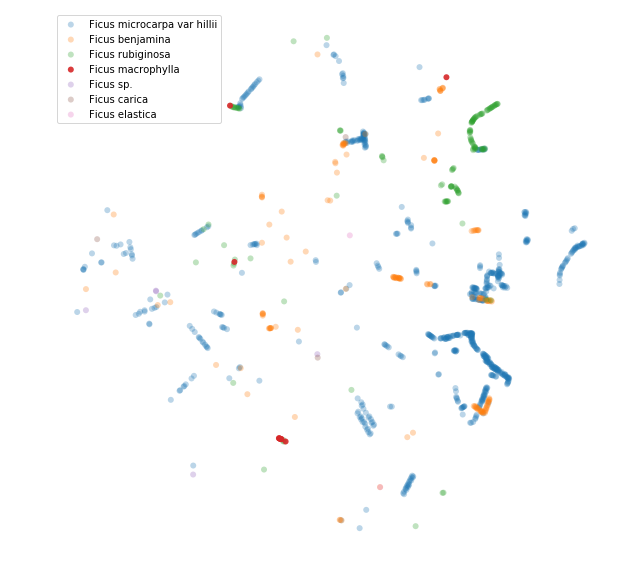

This chart was generated by the following Python code:
#%%
"""
Plot trees in sydney on a map
Data from here: https://www.righttoknow.org.au/request/tree_data#incoming-6569
"""
#%%
from datetime import datetime
from matplotlib import font_manager as fm, rcParams
from pandas.api.types import CategoricalDtype
from random import shuffle
from shapely.geometry import Point
import geopandas
import matplotlib as mpl
import matplotlib.colors as mcolors
import matplotlib.dates as mdates
import matplotlib.lines as mlines
import matplotlib.patches as mpatches
import matplotlib.pyplot as plt
import os
import pandas as pd
import re
import requests
import shapely
import time

#%%
res_multiplier = 1
cm_to_inch = 2.54
plt.rcParams["figure.figsize"] = [
    (39 / cm_to_inch) * res_multiplier,
    (49 / cm_to_inch) * res_multiplier,
]

#%% This shows that we're realing with coords and a species.
# There isn't a tree ID or any other tree metadata, but that might be a feature
# of the wording of the FOI request that produced the data.
# There's a LOT of trees!.
df = pd.read_excel(os.path.join("in","Street tree data.xlsx"))
df.feat_cent_east = df.feat_cent_east.astype(float)
df.feat_cent_north = df.feat_cent_north.astype(float)
print(df.columns)
print(df.shape)
df.sample(5)
#%%
print(f"There are {len(df.species.unique())} species of tree covered by this data")
top = 30
df.species.value_counts()[:top].plot(rot=90, kind="bar")
plt.title(f"Top {top} most common trees in Sydney")
plt.savefig(f"Top {top} most common trees in Sydney", bbox_inches="tight")
#%%
loners = df.species.value_counts()[df.species.value_counts() == 1]
print(len(loners), ", ".join(loners.index))

#%% These numbers are in northings and eastings,
# They need to be converted to lat long before any of the normal ways of dealing
# with these things become easy. As they're in Sydney, they are covered by MGA56:
#     GDA94 / MGA zone 56
#     EPSG::28356
#     ProjectedCRS
#     Valid
#     Australia - onshore and offshore between 150°E and 156°E.
# Nice lat/long uses WGS84, aka epsg 4326.
# If you want to look this stuff up, this site is useful, if a bit clunky:
# http://www.epsg-registry.org/
# If we plot that onto a simple scatter, we see some pretty crazy outliers.
def make_pt(row):
    p = Point(row.feat_cent_east, row.feat_cent_north)
    return p


def load_ryde_data():
    gdf = geopandas.read_file(os.path.join("in", "ryde", "public-trees-2013.shp"))
    geometry = gdf.geometry
    geometry.crs = {"init": "epsg:28356", "no_defs": True}
    geometry = geometry.to_crs(epsg=4326)
    gdf["geometry"] = geometry
    gdf["species"] = gdf.apply(lambda x: "unknown")
    # gdf.plot(column="Height", legend=True, markersize=2)
    return gdf


world = geopandas.read_file(geopandas.datasets.get_path("naturalearth_lowres"))
aus = world[world.name == "Australia"].plot()

geometry = geopandas.GeoSeries(df.apply(make_pt, axis=1))
geometry.crs = {"init": "epsg:28356", "no_defs": True}
geometry = geometry.to_crs(epsg=4326)
gdf = geopandas.GeoDataFrame(df)
gdf["geometry"] = geometry
gdf = gdf.append(load_ryde_data())
gdf.plot(ax=aus, c="r")

#%% Let's work out where we are in the world.
# This data is supposed to cover Sydney, so if we make a radius around the
# centroid of the 2000 postcode we should be in the right ballpark.
aus_poas = geopandas.read_file("geopandas-blog/aus_poas.shp")
syd2000 = aus_poas.query("code == 2000")
middle = syd2000.centroid.iloc[0]
syd2000.plot()

#%% This histogram shows that almost all of the points are very close, with only
# a tiny number of rogues off in the middle of nowhere.
gdf["distance_from_middle"] = gdf.geometry.distance(middle)
print(gdf.distance_from_middle.max())
gdf.distance_from_middle.hist(bins=30)
#%% if we look at the outliers we'll see that 2 of them just have zeroes, and
# one has probably been typed in missing some numbers, probably should be
# 11333093.0, not 333093.0
gdf[gdf.distance_from_middle > 0.3]
#%% But, as it's only a few trees, and we don't have tree IDs to be able to go
# back and find out what it's supposed to be, let's just can them.
cropped_gdf = gdf[gdf.distance_from_middle < 1]

#%% If we plot that onto a filtered set of suburbs:
aus_poas["distance_from_middle"] = aus_poas.geometry.distance(middle)
syd = aus_poas[aus_poas.distance_from_middle < 0.18]
syd_map = syd.plot(color="ghostwhite", edgecolor="black")
cropped_gdf.plot(ax=syd_map, color="r", marker=".", alpha=0.1)
plt.savefig("all_trees", bbox_inches="tight")


#%%
gdf.species = [x if type(x) is str else "unknown" for x in gdf.species]
#%% that's a lot of trees!
# What about just figs?
figs = {
    "Ficus microcarpa var hillii": {"colour": "C0", "marker": "+", "alpha": 0.3},
    "Ficus benjamina": {"colour": "C1", "marker": ".", "alpha": 0.3},
    "Ficus rubiginosa": {"colour": "C2", "marker": "1", "alpha": 0.3},
    "Ficus macrophylla": {"colour": "C3", "marker": "*", "alpha": 0.9},
    "Ficus sp.": {"colour": "C4", "marker": "p", "alpha": 0.3},
    "Ficus carica": {"colour": "C5", "marker": "o", "alpha": 0.3},
    "Ficus elastica": {"colour": "C6", "marker": "s", "alpha": 0.3},
}

fig_df = gdf[["Ficus" in x for x in gdf.species]]
fig_df["colour"] = fig_df.apply(lambda row: figs[row.species]["colour"], axis=1)
fig_df["alpha"] = fig_df.apply(lambda row: figs[row.species]["alpha"], axis=1)
fig_df["marker"] = fig_df.apply(lambda row: figs[row.species]["marker"], axis=1)
print(f"There are {fig_df.shape[0]} figs in this area.")
fig_df.head()

#%%
syd_map = syd.plot(color="ghostwhite", edgecolor="black")
fig_df.plot(ax=syd_map, color=fig_df.colour, marker=".", alpha=0.6)
# list(gdf.marker), alpha=list(gdf.alpha)) # it hates me :(
plt.legend(
    handles=[mpatches.Patch(color=figs[f]["colour"], label=f) for f in figs.keys()],
    loc="upper left",
)
plt.title("Figs in Sydney (as of October 17, 2016)")
plt.savefig("fig_tree_map", bbox_inches="tight")

#%%
tree_common_names = {
    "Lophostemon confertus": [
        "vinegartree",
        "Brisbane boxtree",
        "Brisbane-box",
        "Queensland-box",
        "vinegar-tree",
        "brushbox",
        "red-box",
        "vinegartree",
        "Brisbane boxtree",
        "Brisbane-box",
        "Queensland-box",
        "vinegar-tree",
        "brushbox",
        "red-box",
    ],
    "Platanus acerifolia": ["London planetree", "London planetree"],
    "Melaleuca quinquenervia": [
        "Japanese paper wasp",
        "Mao-Holzrose",
        "aceite de cayeput",
        "ahambo",
        "balsamo de cayeput",
        "belbowrie",
        "bottle brush tree",
        "broad-leaved paperbark tree",
        "broadleaf paperbark tree",
        "broadleaf teatree",
        "cajeput",
        "capeputi",
        "corcho",
        "five-veined paperbark tree",
        "itahou",
        "kayu putih",
        "kinindrano",
        "melaleuca",
        "niaouli",
        "niaouli",
        "numbah",
        "oli",
        "paper bark tree",
        "paperbark teatree",
        "punk tree",
        "white bottlebrush tree",
        "bottle brush tree",
        "cajeput tree",
        "melaleuca",
        "niaouli",
        "paperbark",
        "punktree",
    ],
    "Tristaniopsis laurina": [
        "water-gum",
        "kanuka",
        "water-gum",
        "water-gum",
        "water-gum",
        "kanuka",
    ],
    "Robinia pseudoacacia Frisia": ["Golden Robinia"],
    "Jacaranda mimosifolia": ["Black poui", "Flamboyán azul", "Jacaranda"],
    "Corymbia maculata": ["spotted gum", "spotted gum"],
    "Cupaniopsis anacardioides": [
        "carrot weed",
        "carrotwood",
        "tuckeroo",
        "carrotwood",
        "cashew-leaf cupania",
        "beach-tamarind",
        "green-leaf-tamarind",
        "Carrotwood",
        "carrot weed",
        "carrotwood",
        "tuckeroo",
        "carrot weed",
        "carrotwood",
        "carrotwood",
        "cashew-leaf cupania",
        "beach-tamarind",
        "green-leaf-tamarind",
        "tuckeroo",
        "carrot weed",
        "carrotwood",
        "Carrotwood",
    ],
    "Elaeocarpus reticulatus": [
        "blue oliveberry",
        "fringetree",
        "lily-of-the-valley-tree",
        "scrub-ash",
        "ash quandong",
        "fairy petticoats",
        "blueberry-ash",
        "blue oliveberry",
        "fringetree",
        "lily-of-the-valley-tree",
        "scrub-ash",
        "ash quandong",
        "fairy petticoats",
        "blueberry-ash",
    ],
    "Callistemon viminalis": [
        "weeping bottlebrush",
        "drooping bottlebrush",
        "red bottlebrush",
        "creek bottlebrush",
        "weeping bottlebrush",
        "Limpiatubos lloron",
        "Rutenförmiger Zylinderputzer",
        "Limpiatubos lloron",
        "Rutenförmiger Zylinderputzer",
    ],
    "Ficus microcarpa var hillii": ["Hill's Weeping Fig"],
    "Pistacia chinensis": [
        "Chinese pistache",
        "Chinese pistache",
        "Chinese pistachio",
        "agiao",
        "huang lian mu",
        "Chinese pistache",
        "Chinese pistachio",
        "sanguido",
        "Chinese pistache",
        "Chinese pistachio",
        "Chinese pistache",
        "Chinese pistache",
    ],
    "Fraxinus griffithii": [
        "Formosan ash",
        "Griffith's ash",
        "Philippine ash",
        ";",
        "Formosan ash",
        "guang la shu",
        "Griffith's ash",
        "Philippine ash",
        ";",
    ],
    "Sapium sebiferum": [
        "Chinese tallow tree",
        "Florida aspen",
        "chicken tree",
        "popcorn tree",
        "tallowtree",
        "vegetable tallow",
        "white wax berry",
        "Chinese tallow tree",
        "Florida aspen",
        "chicken tree",
        "popcorn tree",
        "tallowtree",
        "vegetable tallow",
        "white wax berry",
    ],
    "Liquidambar styraciflua": [
        "Sweetgum",
        "sweetgum",
        "Sweetgum",
        "sweetgum",
        "American sweet gum",
        "sweet gum",
        "alligator-wood",
        "satin-walnut",
        "American-storax",
        "red-gum",
        "sweet-gum",
    ],
    "Lagerstroemia indica": ["Crepe-myrtle"],
    "Eucalyptus microcorys": [
        "Australian tallowwood",
        "tallowwood",
        "Australian tallowwood",
        "tallowwood",
        "tallowwood",
        "eucalipto",
    ],
    "Flindersia australis": [
        "Australian-teak",
        "crow's-ash",
        "Australian-teak",
        "crow's-ash",
    ],
    "Celtis australis": [
        "European hackberry",
        "European nettletree",
        "Mediterranean hackberry",
        "honey-berry",
    ],
    "Populus simonii": [
        "Simon poplar",
        "Simon poplar",
        "Chinese cottonwood",
        "Simon poplar",
        "Simon poplar",
    ],
    "Koelreuteria paniculata": [
        "goldenrain-tree",
        "varnishtree",
        "pride-of-India",
        "Blasenesche",
        "Goldenrain tree",
    ],
    "Fraxinus pennsylvanica": [
        "green ash",
        "Green ash, Red ash",
        "green ash",
        "green ash",
        "red ash",
        "downy ash",
        "green ash",
        "downy ash",
        "green ash",
        "northern red ash",
        "red ash",
    ],
    "Angophora costata": ["smooth-bark-apple", "smooth-bark-apple"],
    "Platanus orientalis Digitata": ["Cut-leaf Plane", "Cyprian Plane"],
    "Eucalyptus sideroxylon": [
        "red ironbark",
        "red ironbark eucalyptus",
        "mugga ironbark",
        "red ironbark",
        "mugga ironbark",
        "three-fruit red ironbark",
        "black ironbark",
        "Red ironbark",
        "Red ironbark",
        "red ironbark",
    ],
    "Ulmus parvifolia": [
        "Chinese elm",
        "lacebark",
        "lacebark elm",
        "Chinese elm, Lacebark elm",
        "Chinese elm",
        ";",
        "Chinese elm",
        "lacebark elm",
        "Chinese elm",
        "lacebark",
        "leatherleaf elm",
        "Chinese elm",
        "chamneureupnamu",
        "lang yu",
        "aki-nire",
        "lacebark",
        "lacebark elm",
        "Chinese elm",
        "lacebark elm",
        ";",
        "Chinese elm",
        "Chinese elm",
        "lacebark elm",
    ],
    "Livistona australis": [
        "Australian cabbage palm",
        "Australian fan palm",
        "Gippsland palm",
        "cabbage fan palm",
        "cabbage palm",
        "cabbage-tree palm",
        "cabbagetree",
        "Australian cabbage palm",
        "Australian fan palm",
        "Gippsland palm",
        "cabbage fan palm",
        "cabbage palm",
        "cabbage-tree palm",
        "cabbagetree",
    ],
    "Corymbia citriodora": ["lemonscented gum"],
    "Magnolia grandiflora": [
        "bull-bay",
        "laurier tulipier",
        "southern magnolia",
        "southern magnolia",
        "taisan-boku",
        "bull bay",
        "southern magnolia",
        "bull bay",
        "southern magnolia",
    ],
    "Populus nigra Italica": ["Lombardy poplar", "Lombardy Poplar", "Pyramidenpappel"],
    "Eucalyptus sp.": [],
    "Eucalyptus botryoides": [
        "southern mahogany",
        "Gippsland-mahogany",
        "southern-mahogany",
        "bangalay",
        "southern mahogany",
        "Gippsland-mahogany",
        "southern-mahogany",
        "bangalay",
        "pu tao an",
    ],
    "Fraxinus oxycarpa Raywoodii": ["Claret Ash"],
    "Ficus benjamina": ["weeping fig", "benjamin fig", "ficus tree"],
    "Eucalyptus scoparia": [
        "wallangarra white gum",
        "Wallangarra white gum",
        "willow gum",
        "Wallangarra white gum",
        "willow gum",
    ],
    "Liriodendron tulipifera": [
        "tulip tree",
        "American tulip tree",
        "tulipwood",
        "tuliptree",
        "tulip poplar",
        "whitewood",
        "fiddletree",
        "yellow-poplar",
    ],
    "Ficus rubiginosa": [
        "Port Jackson fig",
        "little leaf fig",
        "rusty fig",
        "rusty-leaved fig",
        "Higuera mohosa",
        "Port Jackson fig",
        "Rostrote Feige",
        "Higuera mohosa",
        "Port Jackson fig",
        "Rostrote Feige",
        "Port Jackson fig",
        "little leaf fig",
        "rusty fig",
        "rusty-leaved fig",
        "Port Jackson fig",
        "Port Jackson fig",
        "littleleaf fig",
        "Illawarra fig",
        "rusty fig",
        "Port Jackson fig",
        "larger small-leaf fig",
        "small-leaf fig",
        "littleleaf fig",
        "Illawarra fig",
        "rusty fig",
        "Port Jackson fig",
        "larger small-leaf fig",
        "small-leaf fig",
        "littleleaf fig",
    ],
    "Olea europaea subsp europaea": [
        "European olive",
        "European olive",
        "olive",
        "mu xi lian",
        "olive",
    ],
    "Celtis occidentalis": ["common hackberry", "hackberry", "western hackberry"],
    "Platanus orientalis": [
        "Oriental Plane",
        "Orientalische Platane",
        "Oriental planetree",
        "Oriental plane",
        "Oriental planetree",
        "chenar",
        "san qiu xuan ling mu",
        "Oriental plane",
        "Oriental planetree",
        "chenar",
        "Oriental planetree",
    ],
    "Waterhousea floribunda": [
        "weeping lilly pilly",
        "weeping myrtle",
        "weeping lilly pilly",
        "weeping myrtle",
    ],
    "Callistemon salignus": [
        "stonewood",
        "white bottlebrush",
        "willow bottlebrush",
        "white bottlebrush",
        "willow bottlebrush",
        "stonewood",
        "pink-tip bottlebrush",
        "pink-tips",
    ],
    "Brachychiton acerifolius": [
        "flame bottletree",
        "Illawara flametree",
        "flame bottletree",
        "flame kurrajong",
        "lace-bark tree",
        "Australian flametree",
        "Illawarra flametree",
        "flame bottletree",
        "flame kurrajong",
        "flametree",
        "white crowsfoot",
        "lacebarktree",
        "flame bottletree",
        "Australian flametree",
        "Illawarra flametree",
        "flame bottletree",
        "flame kurrajong",
        "flametree",
        "white crowsfoot",
        "lacebarktree",
    ],
    "Syzygium paniculatum": [
        "magenta lilly-pilly",
        "brush cherry",
        "Australian brush-cherry",
        "magenta lilly-pilly",
        "brush cherry",
    ],
    "Harpephyllum caffrum": [
        "Kaffir Plum",
        "Wild Plum",
        "Kaffir Plum",
        "Wild Plum",
        "Kaffir-date",
        "Kaffir-plum",
        "Kaffir-date",
        "Kaffir-plum",
    ],
    "Casuarina cunninghamiana": [
        "Cunningham's beefwood",
        "river she-oak",
        "beefwood",
        "pinheiro-australiano",
        "river she-oak",
        "river-oak",
        "casuarina",
        "creek-oak",
        "fire-oak",
        "Cunningham's beefwood",
        "river she-oak",
    ],
    "Melaleuca styphelioides": [
        "prickly-leaf teatree",
        "prickly-leaf teatree",
        "prickly paperbark",
        "prickly-leaf paperbark",
        "prickly-leaf teatree",
        "prickly paperbark",
        "prickly-leaf paperbark",
        "prickly-leaf teatree",
    ],
    "Populus deltoides": ["Eastern cottonwood"],
    "Banksia integrifolia": [
        "coast banksia",
        "white-honeysuckle",
        "coast banksia",
        "white-honeysuckle",
        "white banksia",
        "white bottlebrush",
        "white-honeysuckle",
        "honeysuckle-oak",
        "coast banksia",
        "white banksia",
        "white bottlebrush",
        "white-honeysuckle",
        "honeysuckle-oak",
        "coast banksia",
    ],
    "Casuarina glauca": [
        "Brazilian beefwood",
        "gray she-oak",
        "longleaf ironwood",
        "saltmarsh ironwood",
        "scaly-bark beefwood",
        "suckering Australian-pine",
        "swamp oak",
        "swamp she-oak",
        "swamp oak",
        "Brazilian-oak",
        "longleaf ironwood",
        "marsh she-oak",
        "scaly-bark beefwood",
        "swamp she-oak",
        "swamp-oak",
        "saltmarsh ironwood",
        "grey bull-oak",
        "grey she-oak",
        "Gray sheoak",
    ],
    "Hymenosporum flavum": ["Queensland frangipani", "Queensland frangipani"],
    "Corymbia eximia": [
        "yellow bloodwood",
        "yellow bloodwood",
        "yellow bloodwood",
        "yellow bloodwood",
        "yellow bloodwood",
    ],
    "Stenocarpus sinuatus": [
        "Queensland fire-wheel-tree",
        "tulip-flower",
        "tuliptree",
        "wheel-of-fire",
        "wheel-of-fire-tree",
        "wheeltree",
        "white beefwood",
        "white silky-oak",
        "fire-wheel-tree",
        "firetree",
        "white-oak",
        "firewheeltree",
        "firewheeltree",
        "Queensland fire-wheel-tree",
        "tulip-flower",
        "tuliptree",
        "wheel-of-fire",
        "wheel-of-fire-tree",
        "wheeltree",
        "white beefwood",
        "white silky-oak",
        "yiel-yiel",
        "fire-wheel-tree",
        "firetree",
        "white-oak",
    ],
    "Glochidion ferdinandii": ["cheese tree"],
    "Acacia binervia": ["coast myall", "coast myall"],
    "Agonis flexuosa": [
        "willow myrtle",
        "willow-peppermint",
        "Western Australian myrtle",
        "Western Australian peppermint",
        "Western Australian willow myrtle",
        "willow myrtle",
        "willow-peppermint",
        "Western Australian myrtle",
        "Western Australian peppermint",
        "Western Australian willow myrtle",
    ],
    "Waterhousea flori. 'Green Ave'": [],
    "Syzygium luehmannii": [
        "riberry",
        "small leaved lilly pilly",
        "cherry satinash",
        "cherry alder",
        "clove lilli pilli",
    ],
    "Backhousia citriodora": [
        "Australian lemon myrtle",
        "lemon ironwood",
        "lemon-scent backhousia",
        "lemon-scent myrtle",
        "lemon-scent verbena",
        "sweet verbena myrtle",
        "sweet verbena-tree",
        "Australian lemon myrtle",
        "lemon ironwood",
        "lemon-scent backhousia",
        "lemon-scent myrtle",
        "lemon-scent verbena",
        "sweet verbena myrtle",
        "sweet verbena-tree",
    ],
    "Gleditsia trican Sunburst": [],
    "Eucalyptus saligna": [
        "Sydney bluegum",
        "blue gum",
        "Sydney blue gum",
        "liu ye an",
        "blue gum",
        "Sydney blue gum",
        "Sydney bluegum",
    ],
    "Castanospermum australe": [
        "Australian Chestnut",
        "Black Bean",
        "Moreton Bay Chestnut",
        "Australian chestnut",
        "Moreton Bay chestnut",
        "Australian Chestnut",
        "Black Bean",
        "Moreton Bay Chestnut",
        "Australian-chestnut",
        "Moreton Bay-bean",
        "Moreton Bay-chestnut",
        "beantree",
        "black-bean",
        "Australian-chestnut",
        "Moreton Bay-bean",
        "Moreton Bay-chestnut",
        "beantree",
        "black-bean",
    ],
    "Pittosporum rhombifolium": [
        "Queensland pittosporum",
        "white-holly",
        "diamond pittosporum",
        "diamond-leaf pittosporum",
        "diamond-leaf-laurel",
        "small-fruit pittosporum",
        "hollywood",
        "Queensland pittosporum",
        "white-holly",
        "diamond pittosporum",
        "diamond-leaf pittosporum",
        "diamond-leaf-laurel",
        "small-fruit pittosporum",
        "hollywood",
    ],
    "Pyrus calleryana": [
        "Callery pear",
        "dou li",
        "mame-nashi",
        "callery pear",
        "Bradford pear",
        "Callery pear",
        "Callery pear",
        "Callery pear",
        "dou li",
        "mame-nashi",
        "Callery pear",
        "Bradford pear",
        "callery pear",
        "dou li",
        "callery pear",
        "mame-nashi",
        "dou li",
        "Bradford pear",
        "Callery pear",
    ],
    "Schinus molle": [
        "California peppertree",
        "Peruvian peppertree",
        "Peruvian-mastictree",
        "peppertree",
    ],
    "Acer negundo": [
        "Ashleaf Maple",
        "ash-leaved maple, box-elder",
        "Box-elder, Ash-leaved maple",
        "ashleaf maple",
        "California boxelder",
        "Manitoba maple",
        "ash-leaf maple",
        "box elder",
        "boxelder",
        "boxelder maple",
        "three-leaf maple",
        "western boxelder",
        "box elder",
        "fu ye feng",
        "klen âsenelistnyj",
        "ash-leaf maple",
        "box-elder",
        "tonerikoba-no-kaede",
        "three-leaf maple",
        "negundodanpung",
        "California box-elder",
        "Manitoba maple",
        "ash-leaved maple",
        "box-elder",
        "box-elder maple",
        "three-leaved maple",
        "western box-elder",
        "ash-leaved maple, box-elder",
    ],
    "Robinia pseudoacacia": [
        "Black locust",
        "False acacia",
        "False-acacia",
        "Post locust",
        "acacia blanc",
        "black locust",
        "false acacia",
        "robinia akacjowa",
        "robinier",
        "robinier faux acacia",
        "robinier faux-acacia",
        "yellow locust",
    ],
    "Acer Buergeranum": [],
    "Acmena smithii": [],
    "Melaleuca armillaris": [
        "bracelet honey myrtle",
        "giant honey myrtle",
        "Dropping Melaleuca",
        "Prickly-leaved tea-tree",
        "Dropping Melaleuca",
        "Prickly-leaved tea-tree",
    ],
    "Washingtonia robusta": ["Mexican fan palm", "Washington fan palm"],
    "Callistemon citrinus": [
        "crimson bottlebrush",
        "Crimson bottlebrush",
        "Crimson bottlebrush",
        "calistemone",
        "crimson bottlebrush",
        "escova-de-garrafa",
    ],
    "Podocarpus elatus": [
        "Brown pine",
        "Illawarra plum",
        "Plum pine",
        "Yellow pine",
        "plum-pine",
        "pencil-cedar",
        "she-pine",
        "white-pine",
        "white-plum",
        "yellow-pine",
        "brown-pine",
        "plum-pine",
        "pencil-cedar",
        "she-pine",
        "white-pine",
        "white-plum",
        "yellow-pine",
        "brown-pine",
        "Brown pine",
        "Illawarra plum",
        "Plum pine",
        "Yellow pine",
    ],
    "Cinnamomum camphora": [
        "Japanese camphor",
        "alcanfor",
        "alcanforero",
        "arvore da camphora",
        "campher",
        "camphor laurel",
        "camphor tree",
        "camphre",
        "camphrier",
        "canfora",
        "kampferbaum",
        "kuso-no-ki",
        "camphor laurel",
        "camphor tree",
        "camphortree",
    ],
    "Casuarina sp.": [],
    "Gleditsia trican Shademaster": [],
    "Eucalyptus robusta": [
        "swamp messmate",
        "swamp stringybark",
        "swamp-mahogany",
        "Swampmahogany",
        "swampmahogany",
    ],
    "Eucalyptus nicholii": [
        "narrow-leaved peppermint",
        "willow peppermint",
        "narrow-leaf black peppermint",
        "narrow-leaf peppermint",
        "willow peppermint",
        "willow-leaf peppermint",
        "small-leaf peppermint",
        "narrow-leaf black peppermint",
        "narrow-leaf peppermint",
        "willow peppermint",
        "willow-leaf peppermint",
        "small-leaf peppermint",
    ],
    "Quercus palustris": [
        "pin oak",
        "pin oak",
        "pin oak",
        "swamp oak",
        "swamp pin oak",
        "pin oak",
    ],
    "Harpulia pendula": [
        "Moreton Bay tulipwood",
        "Queensland tulipwood",
        "black tulipwood",
        "tulip lancewood",
        "tulipwood",
        "black-tulip",
        "mogun-mogun",
        "Moreton Bay tulipwood",
        "Queensland tulipwood",
        "black tulipwood",
        "tulip lancewood",
        "tulipwood",
        "black-tulip",
        "mogun-mogun",
    ],
    "Brachychiton discolor": [
        "Queensland lacebark",
        "scrub bottletree",
        "lace kurrajong",
        "lacebarktree",
        "lacewoodtree",
        "brush kurrajong",
        "pink kurrajong",
        "white kurrajong",
        "white-poplar",
        "hat-tree",
        "Queensland lacebark",
        "scrub bottletree",
        "lace kurrajong",
        "lacebarktree",
        "lacewoodtree",
        "brush kurrajong",
        "pink kurrajong",
        "white kurrajong",
        "white-poplar",
        "hat-tree",
    ],
    "Fraxinus sp.": [],
    "Cyathea cooperi": [
        "Australian tree fern",
        "Cooper's cyathea",
        "fanjan Australien",
        "fougère arborescente d'Australia",
        "lacy tree fern",
        "scaly tree fern",
        "straw tree fern",
        "Australian tree fern",
        "Cooper's cyathea",
        "fanjan Australien",
        "fougère arborescente d'Australia",
        "lacy tree fern",
        "scaly tree fern",
        "straw tree fern",
        "Cooper's cyathea",
        "scaly tree fern",
        "Australian tree fern",
        "highland lace",
        "straw tree fern",
        "Australian tree fern",
        "highland lace",
        "straw tree fern",
        "Cooper's cyathea",
        "scaly tree fern",
    ],
    "Koelreuteria elegans subsp For": [],
    "Grevillea robusta": [
        "chêne d'Australie",
        "grevillaire",
        "silk oak",
        "silky oak",
        "silver oak",
        "Roble australiano",
        "Roble de seda",
        "Silk oak",
        "chêne d'Australie",
        "grevillaire",
        "silk oak",
        "silky oak",
        "silver oak",
        "silkoak",
        "silky oak",
        "silver oak",
        "Australian silky-oak",
        "silk-oak",
        "silky-oak",
        "southern silky-oak",
        "shinobu-no-ki",
    ],
    "Melaleuca linariifolia": [
        "Cajeput tree",
        "Cajeput tree",
        "cajeput tree",
        "narrow-leaf paperbark",
        "snow-in-summer",
        "flax-leaf paperbark",
        "narrow-leaf teatree",
        "cajeput tree",
        "narrow-leaf paperbark",
        "snow-in-summer",
        "flax-leaf paperbark",
        "narrow-leaf teatree",
    ],
    "Plumeria acutifolia": [],
    "Olea africana": [],
    "Melia azedarach": [
        "Indian lilac",
        "Persian lilac",
        "Sichuan pagoda-tree",
        "alelaila",
        "amargoseira-do-Himalaio",
        "arbre à chapelets",
        "bakain",
        "chinaberry",
        "chuan liang zi",
        "dake",
        "indischer Zedrachbaum",
        "jazmin",
        "lelah",
        "lilas",
        "lilas de Perse",
        "lilas de l'Inde",
        "lilas des Indes",
        "margosa tree",
        "margosier",
        "melia",
        "paraíso",
        "para‘isu",
        "persischer Flieder",
        "petit lilas",
        "prais",
        "pride-of-India",
        "sendan",
        "sili",
        "sita",
        "syringa berrytree",
        "tili",
        "tira",
        "umbrella tree",
        "white cedar",
        "‘ilinia",
        "‘inia",
    ],
    "Murraya paniculata": [
        "Chinese box",
        "orange-jessamine",
        "Café de la India",
        "China Box",
        "Kamini",
        "Orange jessamine",
    ],
    "Leptospermum sp.": [],
    "Ginkgo biloba": ["ginkgo", "maidenhair-tree", "common ginkgo", "maidenhair tree"],
    "Phoenix canariensis": [
        "Canary Island date palm",
        "Canary date palm",
        "dattier des Canaries",
        "phoenix palm",
        "tamareira-das-Canárias",
        "Canary Island date palm",
        "Canary Island palm",
        "Canary date palm",
    ],
    "Syzygium australe": [
        "brush-cherry",
        "Australian brush-cherry",
        "Australian water-pear",
        "scrub-cherry",
        "creek lilly-pilly",
        "creek satin-ash",
        "creek-cherry",
        "brush-cherry",
        "Australian brush-cherry",
        "Australian water-pear",
        "scrub-cherry",
        "creek lilly-pilly",
        "creek satin-ash",
        "creek-cherry",
        "brush-cherry",
    ],
    "Syagrus romanzoffianum": [
        "queen palm",
        "giriba palm",
        "queen palm",
        "queen palm",
        "giriba palm",
        "queen palm",
    ],
    "Platanus occidentalis": [
        "American sycamore",
        "buttonball",
        "buttontree",
        "buttonwood",
        "eastern sycamore",
        "American plane",
        "American planetree",
        "American sycamore",
        "sycamore",
        "American sycamore",
        "sycamore",
        "American sycamore",
        "American sycamore",
        "sycamore",
        "American sycamore",
        "eastern plane-tree",
        "eastern sycamore",
        "xuan ling mu",
        "buttonball",
        "buttontree",
        "buttonwood",
        "eastern sycamore",
        "American plane",
        "American planetree",
        "American sycamore",
        "sycamore",
        "sycamore",
        "American plane-tree",
        "American sycamore",
        "buttonball",
        "buttonball tree",
        "buttonwood",
    ],
    "Callistemon sp.": [],
    "Metrosideros excelsa": [
        "New Zealand Christmas tree",
        "New Zealand Christmastree",
        "pohutukawa",
        "New Zealand Christmastree",
    ],
    "Archontophoenix cunninghamiana": [
        "piccabeen bangalow palm",
        "piccabeen palm",
        "bangalow palm",
        "Picabeen palm",
        "piccabeen bangalow palm",
        "piccabeen palm",
        "bangalow palm",
        "Picabeen palm",
    ],
    "Archontophoenix alexandrae": [
        "Alexandra palm",
        "northern bangalow palm",
        "king palm",
        "Picabeen palm",
        "Alexandra palm",
        "northern bangalow palm",
        "king palm",
        "Picabeen palm",
        "Alexandra palm",
        "Alexandra palm",
    ],
    "Lagunaria patersonii": ["cow itch tree", "cow itch tree"],
    "Populus x canadensis": [],
    "Hibiscus tiliaceus": [""],
    "Prunus sp.": [],
    "Eucalyptus grandis": [
        "grand eucalyptus",
        "rose gum",
        "saligna gum",
        "scrub gum",
        "rose gum",
        "da an",
        "flooded gum",
        "saligna gum",
        "scrub gum",
        "rose gum",
        "flooded gum",
    ],
    "Agathis robusta": [
        "Queensland kauri pine",
        "Smooth-barked kauri",
        "asong",
        "muwaka",
        "ogapa",
        "Queensland kauri",
        "Dundathu-pine",
        "Queensland kauri",
        "Queensland kauri-pine",
        "South Queensland kauri",
        "South Queensland kauri-pine",
        "kauri-pine",
        "smoothbark kauri",
        "North Queensland kauri",
        "North Queensland kauri-pine",
        "Dundathu-pine",
        "Queensland kauri",
        "Queensland kauri-pine",
        "South Queensland kauri",
        "South Queensland kauri-pine",
        "kauri-pine",
        "smoothbark kauri",
        "North Queensland kauri",
        "North Queensland kauri-pine",
        "Queensland kauri",
    ],
    "Fraxinus angustifolia": [
        "desert ash",
        "narrow-leaf ash",
        "desert ash",
        "narrow-leaf ash",
    ],
    "Grevillea sp.": [],
    "Tristaniopsis 'Luscious'": [],
    "Unknown": [],
    "Araucaria cunninghamii": [
        "Hoop pine",
        "Queensland pine",
        "coonam",
        "coorong",
        "cumbertu",
        "Moreton Bay pine",
        "dorrigo pine",
        "Moreton Bay-pine",
        "Queensland-pine",
        "pinheiro-colonial",
        "pinheiro-cunnigami",
        "pinheiro-de-arco",
        "rocket-tree",
        "colonial-pine",
        "Richmond River-pine",
        "Dorrigo-pine",
        "hoop-pine",
        "nan yang shan",
    ],
    "Syzygium sp.": [],
    "Corymbia ficifolia": [
        "redflower gum",
        "redflower gum",
        "red-flowering gum",
        "red-flower gum",
        "red-flower gum",
    ],
    "Macadamia integrifolia": [
        "Macadamia Nut",
        "Queensland Nut",
        "macadamia nut",
        "macadamia nut",
        "Queenslandnut",
        "ao zhou jian guo",
        "smooth-shell Queenslandnut",
        "macadamia-nut",
        "bopplenut",
        "poppelnut",
        "nut-oak",
        "Bauplenut",
        "bushnut",
        "macadamia nut",
        "Macadamia Nut",
        "Queensland Nut",
        "Queenslandnut",
        "smooth-shell Queenslandnut",
        "macadamia-nut",
        "bopplenut",
        "poppelnut",
        "nut-oak",
        "Bauplenut",
        "bushnut",
    ],
    "Persea americana": [],
    "Afrocarpus Falcatus": [
        "bastard yellowwood",
        "outeniqua yellowwood",
        "common yellowwood",
        "Bastard yellowwood",
        "Outeniqua yellowwood",
        "inkoba",
        "mse mawe",
        "umGeya",
        "yellowwood",
        "African fern pine",
        "bastard yellowwood",
        "outeniqua yellowwood",
        "bastard yellowwood",
        "outeniqua yellowwood",
        "common yellowwood",
        "yellowwood",
        "Bastard yellowwood",
        "Outeniqua yellowwood",
        "inkoba",
        "mse mawe",
        "umGeya",
    ],
    "Zelkova serrata 'Green Vase'": [],
    "Schefflera actinophylla": [
        "arbre ombrelle",
        "arbre pieuvre",
        "brassaia",
        "ivy palm",
        "octopus tree",
        "schefflera",
        "umbrella tree",
        "octopus tree",
        "umbrella tree",
    ],
    "Pyrus ussuriensis": [
        ", ",
        "Ussurian pear",
        ", ",
        "Chinese pear",
        "Harbin pear",
        "Manchurian pear",
        "Ussuri pear",
        "Ussurian pear",
        "sandolbae",
        "qiu zi li",
        "Chinese pear",
        "Harbin pear",
        "Manchurian pear",
        "Ussuri pear",
        "Ussurian pear",
    ],
    "Pittosporum sp.": [],
    "Leptospermum citratum": [],
    "Fraxinus excelsior": ["European ash", "ash", "black ash", "ash"],
    "Brachychiton sp.": [],
    "Eucalyptus crebra": [
        "narrow-leaf ironbark",
        "red ironbark",
        "grey ironbark",
        "white ironbark",
        "narrow-leaf red ironbark",
        "narrowleaf red ironbark",
        "narrow-leaf ironbark",
        "red ironbark",
        "grey ironbark",
        "white ironbark",
        "narrow-leaf red ironbark",
        "narrowleaf red ironbark",
    ],
    "Quercus ilex": [
        "Evergreen Oak",
        "evergreen oak",
        "holly oak",
        "holm oak",
        "holly oak",
    ],
    "Celtis sinensis": [
        "Weeping Chinese hackberry",
        "Chinese hackberry",
        "Japanese hackberry",
        "Chinese hackberry",
        "Japanese hackberry",
        "po shu",
        "enoki",
        "Chinese nettletree",
        "Chinese hackberry",
        "Japanese hackberry",
        "Chinese nettletree",
    ],
    "Elaeocarpus eumundii": [],
    "Acer sp.": [],
    "Gordonia axillaris": ["Fried Egg Plant"],
    "Prunus x blireana": ["purple-leafed plum", "double-flowering plum"],
    "Citrus sp": [],
    "Schefflera sp": [],
    "Citharexylum spinosum": [
        "Florida fiddlewood",
        "fiddlewood",
        "masese",
        "spiny fiddlewood",
        "Florida fiddlewood",
        "fiddlewood",
        "masese",
        "spiny fiddlewood",
        "Florida fiddlewood",
        "fiddlewood",
        "spiny fiddlewood",
        "spiny fiddlewood",
        "fiddlewood",
        "Florida fiddlewood",
        "fiddlewood",
        "spiny fiddlewood",
        "spiny fiddlewood",
    ],
    "Cupressus sp.": [],
    "Alectryon excelsum": ["titoki", "titoki"],
    "Bizmarckia nobilis": [],
    "Eucalyptus sideroxylon Rosea": [],
    "Eucalyptus punctata": [
        "gray gum",
        "grey irongum",
        "long-cap grey gum",
        "grey gum",
        "grey iron gum",
        "long-cap grey gum",
        "grey gum",
        "grey iron gum",
        "gray gum",
    ],
    "Alectryon subcinereus": [
        "smooth rambutan",
        "bird's-eye",
        "wild quince",
        "smooth rambutan",
        "bird's-eye",
        "wild quince",
    ],
    "Bauhinia variegata": [
        "mountain-ebony",
        "orchidtree",
        "Bauhinia",
        "Camel's Foot",
        "Mountain Ebony",
        "Orchid tree",
        "Palo De Orquideas",
        "Pata De Rez",
        "Poor Man's Orchid",
        "St. Thomas' Tree",
        "Variegated Bauhinia",
        "mountain ebony",
        "butterfly tree",
        "orchid tree",
        "purple orchid tree",
        "mountain-ebony",
        "orchidtree",
        "kachnar",
        "mountain ebony",
    ],
    "Camellia sp": [],
    "Ficus macrophylla": [
        "Moreton Bay fig",
        "Australian banyan",
        "Moreton Bay fig",
        "permite",
        "black fig",
        "Australian banyan",
        "Moreton Bay fig",
        "black fig",
    ],
    "Populus simonii Fastigiata": [],
    "Citrus limon": ["Lemon"],
    "Hibiscus rosa sinensis": [
        "Chinese hibiscus",
        "China rose",
        "Hawaiian hibiscus",
        "rose mallow",
        "shoeblackplant",
        "",
    ],
    "Melaleuca sp.": [],
    "Brachychiton populneus": [
        "whiteflower kurrajong",
        "kurrajong",
        "kurrajong",
        "bottletree",
        "Whiteflower kurrajong",
        "Whiteflower kurrajong",
    ],
    "Podocarpus Falcatus": [
        "common yellowwood",
        "bastard yellowwood",
        "outeniqua yellowwood",
        "African fern pine",
        "weeping yew",
    ],
    "Leptospermum laevigatum": [
        "Australian myrtle",
        "Australian teatree",
        "coast teatree",
        "coastal teatree",
        "Australian teatree",
        "coastal teatree",
        "Australian teatree",
        "Australian myrtle",
        "coast teatree",
        "Australian myrtle",
        "Australian teatree",
        "coast teatree",
        "coastal teatree",
        "Australian teatree",
        "Australian teatree",
        "coastal teatree",
    ],
    "Pittosporum undulatum": [
        "Australian cheesewood",
        "Victorian box",
        "Victorian laurel",
        "mock orange",
        "native daphne",
        "orange pittosporum",
        "sweet pittosporum",
        "wild coffee",
        "Australian cheesewood",
        "Victorian box",
        "Victorian laurel",
        "mock orange",
        "sweet pittosporum",
    ],
    "Platanus insularis": ["Autumn Glory Plane"],
    "Ulmus sp.": [],
    "Acer platanoides": [
        "Norway maple",
        "Spitzahorn",
        "érable plane",
        "Norway maple",
        "Norway maple",
        "Norway Maple",
    ],
    "Alnus sp.": [],
    "Populus alba": [
        "alamo blanco",
        "gattice",
        "gin-doro",
        "hakuyo",
        "peuplier blanc",
        "pioppo bianco",
        "silber-pappel",
        "silver-leaf poplar",
        "urajiro-hako-yanagi",
        "white poplar",
        "xin bai yang",
        "white poplar",
    ],
    "Hibiscus syriascus": [],
    "Angophora floribunda": [],
    "Leptospermum petersonii": [
        "common teatree",
        "common teatree",
        "lemon-scent teatree",
        "lemon-scent teatree",
    ],
    "Dypsis lutescens": [
        "yellow butterfly palm",
        "yellow butterfly palm",
        "areca palm",
        "areca-bambú",
        "cane palm",
        "golden-yellow palm",
        "palmeira-areca",
        "yellow palm",
        "yellow butterfly palm",
        "butterfly palm",
        "areca palm",
        "cane palm",
        "golden-yellow palm",
        "yellow palm",
        "yellow butterfly palm",
        "butterfly palm",
    ],
    "Camellia japonica": [
        "Common camellia",
        "Camellia",
        "Kamelie",
        "common camellia",
        "camellia",
        "shan cha",
        "camellia",
        "camellia",
        "camellia",
        "Camellia",
        "Kamelie",
    ],
    "Eriobotrya japonica": [
        "Japanese medlar",
        "Japanese plum",
        "bibasse",
        "bibassier",
        "eriobotrya du Japon",
        "loquat",
        "néflier du Japon",
        "Japanese medlar",
        "Japanische Mispel",
        "Loquat",
        "Nispero de Espana",
        "Wollmispel",
        "Japanese medlar",
        "Japanese plum",
        "bibasse",
        "bibassier",
        "eriobotrya du Japon",
        "loquat",
        "néflier du Japon",
        "loquat",
        "loquat",
        "loquat",
        "pi ba",
        "Japanese-medlar",
        "bibasse",
    ],
    "Howea forsteriana": [
        "sentrypalm",
        "Forster sentry palm",
        "palmeira-quência",
        "paradise palm",
        "sentry palm",
        "thatch-leaf palm",
        "kentia palm",
        "Forster sentry palm",
        "paradise palm",
        "sentry palm",
        "thatch-leaf palm",
        "kentia palm",
        "sentrypalm",
    ],
    "Banksia serrata": [],
    "Nyssa sylvatica": [
        "black tupelo",
        "black-gum",
        "sour-gum",
        "black tupelo",
        "black-gum",
        "sour-gum",
        "black gum",
        "black tupelo",
        "blackgum",
        "black gum",
        "black tupelo",
        "pepperidge",
        "sour gum",
        "black gum",
        "black tupelo",
        "blackgum",
        "black tupelo",
        "black tupelo",
    ],
    "Photinia robusta": [],
    "Mag. grandiflora 'Little Gem'": [],
    "Chamaecyparis obtusa 'Crippsii": [],
    "Celtis sp.": [],
    "Platanus acerifolia 'Bloodgood": [],
    "Acacia sp.": [],
    "Olea europea var. africana": [],
    "Eucalyptus globulus ssp. bicos": [],
    "Eucalyptus gummifera": ["red bloodwood", "red bloodwood"],
    "Murraya sp": [],
    "Cupressus sempervirens": [
        "Italian cypress",
        "Mediterranean cypress",
        "mediteranski cempres",
        "obicni cempres",
    ],
    "Chamaecyparis lawsoniana": [
        "Lawson's-cypress",
        "ginger-pine",
        "Lawson's false cypress",
        "Port Orford-cedar",
        "Oregon-cedar",
        "Lawson cedar",
        "Oregon cedar",
        "Port Orford cedar",
        "Port Orford white cedar",
        "ginger-pine",
        "Oregon cedar",
        "Port Orford cedar",
        "Lawson's-cypress",
        "ginger-pine",
        "Lawson's false cypress",
        "mei guo bian bai",
        "Port Orford-cedar",
        "Oregon-cedar",
    ],
    "Albizia lophantha": [],
    "Strelitzia nicolai": [
        "bird-of-paradise-tree",
        "white bird-of-paradise",
        "bird-of-paradise tree",
        "white bird-of-paradise tree",
        "bird-of-paradise tree",
        "white bird-of-paradise tree",
        "white bird-of-paradise",
        "bird-of-paradise-tree",
        "white bird-of-paradise",
    ],
    "Ficus sp.": [],
    "Allocasuarina littoralis": [
        "black she-oak",
        "river black-oak",
        "bull-oak",
        "black she-oak",
        "river black-oak",
        "black she-oak",
        "river black-oak",
        "bull-oak",
        "black she-oak",
        "river black-oak",
    ],
    "Prunus cerasifera Nigra": [],
    "Populus yunnanensis": ["Yunnan poplar", "dian yang", "Yunnan poplar"],
    "Allocasuarina torulosa": [
        "forest-oak",
        "forest she-oak",
        "forest-oak",
        "river-oak",
        "rose she-oak",
        "forest-oak",
        "forest she-oak",
        "forest-oak",
        "river-oak",
        "rose she-oak",
    ],
    "Melaleuca bracteata": [
        "Oron-Wood",
        "Ridge Myrtle",
        "Oron-Wood",
        "Ridge Myrtle",
        "river teatree",
        "black teatree",
        "bracteate honey myrtle",
        "river teatree",
        "white cloudtree",
        "prickly-leaf teatree",
        "mock olive",
        "black teatree",
        "bracteate honey myrtle",
        "river teatree",
        "white cloudtree",
        "prickly-leaf teatree",
        "mock olive",
        "river teatree",
    ],
    "Washingtonia filifera": [
        "California fan palm",
        "American cotton palm",
        "California washingtonia",
        "Washington palm",
        "cotton palm",
        "desert fan palm",
        "petticoat palm",
        "California fan palm",
        "California fan palm",
        "California fan palm",
    ],
    "Photinia serrulata": [],
    "Alectryon tomentosus": [
        "bed-jacket",
        "woolly rambutan",
        "red-jacket",
        "hairy alectryon",
        "hairy bird's-eye",
        "bed-jacket",
        "woolly rambutan",
        "red-jacket",
        "hairy alectryon",
        "hairy bird's-eye",
    ],
    "Howea belmoreana": [
        "Belmore sentrypalm",
        "Belmore sentrypalm",
        "Belmore palm",
        "Belmore sentry palm",
        "curly palm",
        "Belmore palm",
        "Belmore sentry palm",
        "curly palm",
    ],
    "Pittosporum eugenioides": [
        "lemonwood",
        "tarata lemonwood",
        "white mapau",
        "lemonwood",
        "tarata",
        "tarata lemonwood",
        "white mapau",
    ],
    "Mangifera sp.": [],
    "Cotinous coggygria": [],
    "Hakea sp.": [],
    "Eucalyptus globulus": [],
    "Alnus jorullensis": ["amieiro"],
    "Catalpa bignonoides": [],
    "Butia capitata": [
        "South American jelly palm",
        "pindo palm",
        "jelly palm",
        "South American jelly palm",
        "South American jelly palm",
        "South American jelly palm",
        "pindo palm",
        "jelly palm",
    ],
    "Rose sp.": [],
    "Araucaria heterophylla": [
        "Norfolk Island-pine",
        "Norfolk Island pine",
        "Star pine",
        "Norfolk Island pine",
        "Norfolk Island-pine",
        "Norfolk Island pine",
        "Star pine",
    ],
    "Allocasuarina cunninghamiana": [],
    "Cordyline australis": [
        "cabbage tree",
        "cabbage tree",
        "New Zealand cabbagetree",
        "cabbage-palm",
        "cabbagetree",
        "fountain-dracaena",
        "giant-dracaena",
        "palm-lily",
        "grass-palm",
        "dracena-azul",
        "dracena-das-montanhas",
    ],
    "Palm sp.": [],
    "Ulmus glabra Lutescens": [],
    "Eucalyptus bicostata": [],
    "Strelitzia sp.": [],
    "Eucalyptus melliodora": [
        "yellow-box",
        "yellow ironbark",
        "yellow ironbox",
        "honey-box",
        "yellow-box",
        "yellow-box",
        "mi wei an",
        "yellow ironbark",
        "yellow ironbox",
        "honey-box",
        "yellow-box",
    ],
    "Eucalyptus ficifolia": ["redflower gum", "redflower gum"],
    "Pyrus calleryana 'Chanticleer'": [],
    "Phoenix roebelenii": [
        "pygmy date palm",
        "pygmy date palm",
        "Roebelin palm",
        "tamareira-anã",
        "tamareira-de-jardim",
        "miniature date palm",
        "pygmy date palm",
        "Roebelin palm",
        "miniature date palm",
        "pygmy date palm",
    ],
    "Araucaria columnaris": [
        "Cook's pine",
        "New Caledonia pine",
        "New Caledonia pine",
        "New Caledonia-pine",
        "Cook-pine",
        "New Caledonia-pine",
        "Cook-pine",
        "New Caledonia pine",
        "Cook's pine",
        "New Caledonia pine",
    ],
    "Acacia baileyana": [
        "Bailey's acacia",
        "Cootamundra wattle",
        "Bailey's acacia",
        "Cootamundra wattle",
        "Cootamundra wattle",
        "Bailey's acacia",
        "Bailey's wattle",
    ],
    "Eucalyptus mannifera": [
        "manna gum",
        "mountain spotted gum",
        "red spotted gum",
        "white brittle gum",
        "capertee brittle gum",
        "brittle gum",
        "broadleaf manna gum",
        "manna gum",
        "mountain spotted gum",
        "red spotted gum",
        "white brittle gum",
        "capertee brittle gum",
        "brittle gum",
        "broadleaf manna gum",
    ],
    "Nerium oleander": ["oleander", "rose-laurel", "rose bay"],
    "Viburnum tinus": [
        "Laurustinus",
        "Immergrüner Schneeball",
        "Lorbeer-Schneeball",
        "Stein-Lorbeer",
        "laurustinus",
        "laurustinus",
        "Immergrüner Schneeball",
        "Lorbeer-Schneeball",
        "Stein-Lorbeer",
        "laurustinus",
        "laurustinus",
    ],
    "Eucalyptus saligna x botryoid": [],
    "Populus alba Pyramidalis": [],
    "Duranta erecta": ["golden dewdrops"],
    "Ficus carica": ["Fig"],
    "Liquidambar formosana": [
        "Formosan gum",
        "Formosan-gum",
        "feng xiang shu",
        "Formosan sweet-gum",
        "Formosan sweet-gum",
        "Formosan-gum",
    ],
    "Magnolia sp.": [],
    "Populus sp.": [],
    "Lophostemon suaveolens": [
        "paperbark-mahogany",
        "swamp terpentine",
        "swamp turpentine",
        "swamp-box",
        "swamp-mahogany",
        "water-gum",
        "paperbark-mahogany",
        "swamp terpentine",
        "swamp turpentine",
        "swamp-box",
        "swamp-mahogany",
        "water-gum",
    ],
    "Schefflera arboricola": [
        "Hawaiian-elf",
        "dwarf umbrella-tree",
        "miniature schefflera",
        "parasol-plant",
    ],
    "Trachycarpus fortunei": [
        "Chinese fan palm",
        "Chinese windmill palm",
        "chusan palm",
        "hemp palm",
        "hochstämmige Hanfpalme",
        "palma de jardín",
        "palmeira-moinho-de-vento-da-China",
        "palmier de Chine",
        "windmill palm",
        "Chinese windmill palm",
        "Chinese windmill palm",
        "windmill palm",
        "hemp palm",
        "Chusan fan palm",
        "Chusan palm",
        "Chinese fan palm",
        "Chinese windmill palm",
        "chusan palm",
        "hemp palm",
        "hochstämmige Hanfpalme",
        "palma de jardín",
        "palmeira-moinho-de-vento-da-China",
        "palmier de Chine",
        "windmill palm",
        "Chinese windmill palm",
        "windmill palm",
        "Chinese windmill palm",
        "palmeira-moinho-de-vento-da-China",
        "shuro",
        "windmill palm",
        "wa-juro",
        "hemp palm",
        "Chusan fan palm",
        "Chusan palm",
    ],
    "Ligustrum lucidum": [
        "broadleaf privet",
        "glossy privet",
        "large leaf privet",
        "ligustrum privet",
        "privet",
        "tree privet",
        "glossy privet",
    ],
    "Acer negundo Variegatum": [],
    "Acer palmatum": [
        "Smooth Japanese maple",
        "Japanese maple",
        "Japanese maple",
        "Japanese maple",
        "danpungnamu",
        "ji zhua feng",
        "takao-momiji",
        "smooth Japanese maple",
        "iroha-kaede",
        "iroha-momiji",
        "Japanese maple",
        "smooth Japanese maple",
        "Japanese maple",
    ],
    "Populus x canadensis Aurea": [],
    "Syncarpia glomulifera": [
        "red luster",
        "turpentine",
        "turpentine-tree",
        "red turpentine",
        "turpentine tree",
        "turpentine tree",
        "red luster",
        "turpentine",
        "turpentine-tree",
        "red turpentine",
    ],
    "Eucalyptus tereticornis": [
        "Queensland blue gum",
        "blue gum",
        "forest red gum",
        "red gum",
        "red ironbark",
        "red irongum",
        "bastard-box",
        "mountain gum",
        "grey gum",
        "flooded gum",
        "stinking gum",
        "slaty gum",
        "forest redgum",
        "red ironbark",
        "Queensland blue gum",
        "blue gum",
        "forest red gum",
        "red gum",
        "red ironbark",
        "red irongum",
        "xi ye an",
        "bastard-box",
        "mountain gum",
        "grey gum",
        "flooded gum",
        "stinking gum",
        "slaty gum",
    ],
    "Juniperus sp.": [],
    "Ulmus procera": [
        "Englische Ulme",
        "English elm",
        "Englische Ulme",
        "English elm",
        "English elm",
        "English elm",
        "English cork elm",
        "English elm",
        "English cork elm",
        "English elm",
        "English elm",
    ],
    "Tibouchina granulosa": [
        "Brazilian glorytree",
        "quaresmeira",
        "Brazilian glorytree",
    ],
    "Eucalyptus haemastoma": [
        "scribbly gum",
        "snappy gum",
        "white gum",
        "scribbly gum",
        "scribbly gum",
        "scribbly gum",
        "snappy gum",
        "white gum",
        "scribbly gum",
    ],
    "Ficus elastica": [],
    "Albizia julibrissin Durazz": [
        "mimosa",
        "powderpuff tree",
        "silk tree",
        "silktree",
        "",
    ],
    "Morus Sp.": [],
    "Morus nigra": ["Black Mulberry", "black mulberry"],
    "Michelia doltsopa": ["sweet michelia", "sweet michelia"],
    "Thuja sp.": [],
    "Cupressus macrocarpa": ["Monterey Cypress", "Monterey cypress", "Monterey-pine"],
    "Pinus sp.": [],
    "Michelia figo": [],
    "Cytisus scoparius": [
        "Besenginster",
        "European broom",
        "Irish broom",
        "Scotch broom",
        "broomtops",
        "common broom",
        "genêt à balais",
        "giesta",
        "European broom",
        "Irish broom",
        "broom",
        "broomtops",
        "common broom",
        "Scotch broom",
        "Scottish broom",
        "English broom",
    ],
    "Ligustrum ovalifolium Aurea": [],
    "Eucalyptus longifolia": ["woollybutt", "woollybutt", "woollybutt", "woollybutt"],
    "Eucalyptus leucoxylon Rosea": [],
    "Laurus nobilis": [
        "Bay",
        "sweet bay",
        "bay",
        "bay laurel",
        "bay-leaf laurel",
        "Grecian laurel",
        "laurel",
        "Bay Laurel",
        "Echter Lorbeerbaum",
        "sweet bay",
        "bay laurel",
        "sweet bay",
        "yue gui",
        "gekkeiju",
        "bay",
        "bay laurel",
        "bay-leaf laurel",
        "Grecian laurel",
        "louro-comum",
        "louro-de-apolônio",
        "louro-europeu",
        "laurel",
        "sweet bay",
    ],
    "Fraxinus excelsior Aurea": [],
    "Syzygium jambos": [
        "Malabar plum",
        "Rosenapfelbaum",
        "ahi‘a papa‘a",
        "apel en wai",
        "fa palangi",
        "fekika papalangi",
        "haia",
        "hehea ha‘amoa",
        "iouen wai",
        "iouen wai",
        "jambos",
        "jambosier",
        "jambrosade",
        "jamrosa",
        "jamrosa",
        "jamrosat",
        "jamrosier",
        "kavika ni India",
        "kavika ni vavalangi",
        "kavika ni vavalangi",
        "ka‘ika",
        "ka‘ika papa‘a",
        "ka‘ika takataka",
        "ka‘ika varani",
        "manzana rosa",
        "pomarrosa",
        "pomme-rose",
        "pommier rose",
        "prunier de Malabar",
        "rose apple",
        "rose-apple",
        "seasea palagi",
        "yambo",
        "youenwai",
        "‘ohi‘a loke",
    ],
    "Malus sp.": [],
    "Eucalyptus cladocalyx": [
        "Sugargum",
        "sugargum",
        "sugar gum",
        "Sugargum",
        "sugargum",
        "sugar gum",
        "sugar gum",
    ],
    "Unknown Species": [],
    "Tibouchina": [],
    "Ceratonia siliqua": [
        "carob",
        "locust-bean",
        "St. John's-bread",
        "St. John's bread",
        "carob",
        "Algaroba",
        "Carob",
        "Carob Tree",
        "Caroubier",
        "Locust Bean",
        "Locust Tree",
        "St. John's Bread",
        "St.John's Bread",
        "St. John's bread",
        "carob",
        "St. John's-bread",
        "carob",
        "carob",
        "locust-bean",
        "St. John's-bread",
    ],
    "Thuja plicata": [],
    "Arbutus unedo": [
        "Madrono",
        "Western Strawberry-tree",
        "Westlicher Erdbeerbaum",
        "strawberry tree",
        "strawberry tree",
        "strawberry-tree",
        "Irish strawberry-tree",
        "arbutus",
        "Madrono",
        "Western Strawberry-tree",
        "Westlicher Erdbeerbaum",
        "strawberry tree",
    ],
    "Acacia longifolia": [
        "Sydney golden wattle",
        "acácia",
        "acácia-de-espigas",
        "acácia-de-folhas-longas",
        "acácia-marítima",
        "acácia-trinervis",
        "golden wattle",
        "langblaarwattel",
        "long-leaf wattle",
        "salgueiro-amarelo",
        "sallow wattle",
        "western yarrow",
        "golden-rods",
        "longleaf wattle",
        "sallow wattle",
        "Sydney golden wattle",
        "coastal wattle",
    ],
    "Caesalpinia ferrea": [
        "Leopard Tree",
        "Pau-ferro",
        "Leopard Tree",
        "Pau-ferro",
        "Brazilian ironwood",
        "leopardtree",
        "Brazilian ironwood",
        "leopardtree",
    ],
    "Persea sp.": [],
    "Archidendron mullerianum": [],
    "Ceratopetalum gummiferum": ["Christmasbush", "Christmasbush"],
    "Callitris columellaris": [
        "Bribie Island Pine",
        "Cypress Pine",
        "Murray Pine",
        "Murray River Pine",
        "Northern Cypress-pine",
        "Western Cypress",
        "Western Sand Cypress",
        "White Cypress-pine",
        "White pine",
        "Bribie Island Pine",
        "Cypress Pine",
        "Murray Pine",
        "Murray River Pine",
        "Northern Cypress-pine",
        "Western Cypress",
        "Western Sand Cypress",
        "White Cypress-pine",
        "White pine",
        "Bribie Island-pine",
        "Murray River-pine",
        "Murray-pine",
        "northern cypress-pine",
        "sand-cypress",
        "western-cypress",
        "cypress-pine",
        "western cypress-pine",
        "coast cypress-pine",
        "coastal-cypress",
        "western sand-cypress",
        "white cypress-pine",
        "white-pine",
        "slender native cypress-pine",
        "Bribie Island-pine",
        "Murray River-pine",
        "Murray-pine",
        "northern cypress-pine",
        "sand-cypress",
        "western-cypress",
        "cypress-pine",
        "western cypress-pine",
        "coast cypress-pine",
        "coastal-cypress",
        "western sand-cypress",
        "white cypress-pine",
        "white-pine",
        "slender native cypress-pine",
    ],
    "Eucalyptus camaldulensis x ova": [],
    "Alphitonia excelsa": [
        "mountain-ash",
        "pink-almond",
        "red tweedie",
        "red-almond",
        "red-ash",
        "soaptree",
        "white-myrtle",
        "whiteleaf",
        "Cooper's-wood",
        "leather-jacket",
    ],
    "Zelkova serrata": [
        "Japanese zelkova",
        "Zelkova tree, Sawleaf zelkova, Japanse zelkova",
        ", ",
        "Japanese zelkova",
        ";",
        "Japanese zelkova",
        "saw-leaf zelkova",
        "water-elm",
        "ju shu",
        "Japanese zelkova",
        "Japanese-elm",
        "keyaki",
        "keyaki",
        "Japanese zelkova",
        "saw-leaf zelkova",
        "water-elm",
        "Japanese zelkova",
        "Japanese-elm",
        "keyaki",
        ";",
    ],
    "Melaleuca bracteata 'Rev. Gold": [],
    "Eucalyptus leucoxylon": [
        "white ironbark",
        "yellow gum",
        "eucalyptus",
        "white ironbark",
        "South Australian blue gum",
        "blue gum",
        "inland blue gum",
        "water gum",
        "yellow gum",
        "large-fruit blue gum",
        "large-fruit yellow gum",
        "red-flower yellow gum",
        "small-fruit yellow gum",
        "white ironbark",
        "white ironbark",
        "yellow gum",
        "South Australian blue gum",
        "blue gum",
        "inland blue gum",
        "water gum",
        "yellow gum",
        "large-fruit blue gum",
        "large-fruit yellow gum",
        "red-flower yellow gum",
        "small-fruit yellow gum",
        "white ironbark",
    ],
    "Banksia sp.": [],
    "Magnolia soulangeana": [
        "Chinese magnolia",
        "Chinese magnolia",
        "saucer magnolia",
        "Chinese magnolia",
        "saucer magnolia",
        "Chinese magnolia",
        "Chinese magnolia",
        "saucer magnolia",
        "saucer magnolia",
        "Chinese magnolia",
    ],
    "Cedrus deodara": ["Deodar cedar", "Himalayan cedar", "himalakski cedar"],
    "Banksia ericifolia": [
        "heath-leaf banksia",
        "heath banksia",
        "heath-leaf banksia",
        "heath-leaf banksia",
        "heath banksia",
        "heath-leaf banksia",
    ],
    "Eucalyptus viminalis": [
        "manna gum",
        "manna gum",
        "ribbon gum",
        "rough-bark manna gum",
        "white gum",
        "manna gum",
        "manna gum",
        "ribbon gum",
        "rough-bark manna gum",
        "white gum",
    ],
    "Phoenix sp.": [],
    "Calodendron capense": [],
    "Paulownia tomentosa": [
        "empress tree",
        "foxglove-tree",
        "karritree",
        "kiri",
        "princess tree",
        "Foxglove tree",
        "Blauglockenbaum",
        "Princesstree",
        "empress tree",
        "foxglove-tree",
        "karritree",
        "kiri",
        "princess tree",
        "foxglovetree",
        "mao pao tong",
        "paulovnia-real",
        "princesstree",
        "quiri",
        "karritree",
        "kiri",
        "empresstree",
        "princess tree",
        "royal paulownia",
        "foxglovetree",
        "princesstree",
        "karritree",
        "empresstree",
        "Blauglockenbaum",
        "Princesstree",
    ],
    "Melicope elleryana": [
        "pink doughwood",
        "pink-euodia",
        "pink-flower doughwood",
        "pink-flower-euodia",
        "pink doughwood",
        "pink-euodia",
        "pink-flower doughwood",
        "pink-flower-euodia",
    ],
    "Thevetia peruviana": [
        "Thevetie",
        "adelfa amarilla",
        "be still tree",
        "cabalonga",
        "chirca",
        "foreigner's tree",
        "geel-oleander",
        "irelepsech",
        "jacapa",
        "kanneeta",
        "koneta",
        "loandro-amarelo",
        "luckynut",
        "nohomalie",
        "oléandre jaune",
        "piti",
        "poupou",
        "pua",
        "venevene",
        "yellow oleander",
    ],
    "Davidia involucrata": [
        "handkerchief-tree",
        "dovetree",
        "ghost-tree",
        "handkerchief-tree",
        "dovetree",
        "ghost-tree",
    ],
    "Pyrus communis": [],
    "Pinus patula": [
        "patula pine",
        "Mexican weeping pine",
        "Mexican yellow pine",
        "jelecote pine",
        "Jelecote pine",
        "Mexican weeping pine",
        "Spreading-leaved pine",
        "Mexican weeping pine",
        "jelecote pine",
        "pino colorado",
        "patula pine",
        "Mexican weeping pine",
        "Mexican yellow pine",
        "jelecote pine",
    ],
    "Acacia decurrens": ["green wattle"],
    "Tibouchina urvilleana": [
        "balmane",
        "doudoul",
        "glorybush",
        "griffe du diable",
        "lasiandra",
        "lisandra",
        "pensée malgache",
        "princess flower",
        "purple glorytree",
        "glorybush",
        "lasiandra",
        "princess-flower",
        "princessflower",
        "balmane",
        "doudoul",
        "glorybush",
        "griffe du diable",
        "lasiandra",
        "lisandra",
        "pensée malgache",
        "princess flower",
        "purple glorytree",
        "glorybush",
        "lasiandra",
        "princess-flower",
        "princessflower",
        "lasiandra",
        "princess flower",
        "purple glory bush",
        "princess-flower",
        "purple glorytree",
        "glorybush",
        "lasiandra",
    ],
    "Lophostemon confertus Variegat": [],
    "Brachychiton rupestris": [
        "Queensland bottletree",
        "narrow-leaf bottletree",
        "Queensland bottletree",
        "Queensland rattletree",
        "narrow-leaf bottletree",
        "bottletree",
        "Queensland bottletree",
        "Queensland rattletree",
        "narrow-leaf bottletree",
        "bottletree",
    ],
    "Casuarina torulosa": [],
    "Rothmannia globosa": [],
    "Quercus robur": [
        "pedunculate oak",
        "English oak",
        "English oak",
        "pedunculate oak",
        "truffle oak",
        "dub &ccaron;ereš&ccaron;atyj",
        "pedunculate oak",
        "English oak",
        "xia li",
        "European oak",
        "Pedunculate oak",
        "English oak",
        "European oak",
        "pedunculate oak",
    ],
    "Eucalyptus linearis": [],
    "Erythrina crista-galli": [
        "Cockspur Coral Tree",
        "Coral",
        "Coral Tree",
        "Seibo",
        ";",
        "crybabytree",
        "ceibo",
        "cockspur coraltree",
        "cry-baby tree",
        "cockspur coraltree",
        "cry-baby-tree",
        "cockspur coraltree",
        "cry-baby-tree",
        "crybabytree",
    ],
}

#%% can we make that red splodge of trees any easier to understand?
tree_counts = gdf.species.value_counts()
markers = [  # see https://matplotlib.org/api/markers_api.html
    ".",
    ",",
    "o",
    "v",
    "^",
    "<",
    ">",
    "1",
    "2",
    "3",
    "4",
    "8",
    "s",
    "p",
    "P",
    "*",
    "h",
    "H",
    "+",
    "x",
    "X",
    "D",
    "d",
    "|",
    "_",
]
tab = list(mcolors.TABLEAU_COLORS.keys())
base = list(mcolors.BASE_COLORS.keys())
tab.extend(base)
colours = tab
colours.remove("w")
idents = []
for m in markers:
    for c in colours:
        idents.append({"m": m, "c": c})
shuffle(idents)
print(f"there are {len(idents)} possible idents and {len(tree_counts)} types of tree")
#%%
syd_map = syd.plot(color="ghostwhite", edgecolor="white")
plot_tight_on_CoS = False
if plot_tight_on_CoS:
    plt.xlim((151.17, 151.28))
    plt.ylim((-33.925, -33.845))
else:
    plt.xlim((151.05, 151.3))
    plt.ylim((-33.95, -33.75))
# print(plt.axis())
for i, x in enumerate(tree_counts.iteritems()):
    tree = x[0]
    count = x[1]
    temp_df = gdf[gdf.species == tree]
    try:
        common_name = "—" + tree_common_names[tree][0].title()
    except:
        common_name = ""
    label = r"$\it{" + tree + "}$" + f"{common_name} ({count})" if count >= 50 else None
    temp_df.plot(
        ax=syd_map,
        color=idents[i]["c"],
        marker=idents[i]["m"],
        alpha=0.4,
        label=label,
        markersize=3,
    )

plt.legend(loc="upper right", markerscale=2, prop={"size": 6}, labelspacing=0)
plt.xticks(fontsize=6)
plt.yticks(fontsize=6)
title = f"{gdf.shape[0]} Trees in the City of Sydney (2017 data)"
plt.title(title)
metadata = {
    "Title": title,
    "Author": "Ben Doherty",
    "Description": """All trees in the City of sydney, as derived from a freedom 
                            of information act request in 2017 by Luke Bacon (@equivalentideas)
                            https://www.righttoknow.org.au/request/tree_data#incoming-6569
                            
                            It misses the trees managed by Parks NSW, USYD, and the 
                            Royal Botanic Gardens, as well as trees on private property.""",
    "Copyright": "",
    "Creation Time": "Fri, 7 Feb 2020 23:45:00 AEST",
    "Software": "Matplotlib",
    "Disclaimer": "",
    "Warning": "",
    "Source": "Dell Inspiron, VS Code",
    "Comment": "",
}
plt.savefig(
    "all_tree_map.png", bbox_inches="tight", dpi=600, metadata=metadata, format="png"
)
plt.savefig(
    "all_tree_map.svg", bbox_inches="tight", dpi=600, metadata=metadata, format="svg"
)

#%%
# import contextily as ctx
# tdf = geopandas.read_file(geopandas.datasets.get_path('nybb'))
# ax = tdf.plot(figsize=(10, 10), alpha=0.5, edgecolor='k')
# ctx.add_basemap(ax, url=ctx.providers.Stamen.TonerLite)
# ax.set_axis_off()
# %%
# this data is from the opentrees.org website
SB_df = pd.read_csv(os.path.join("in", "alltrees.csv"))
SB_df.sample(10)  # .to_html()
